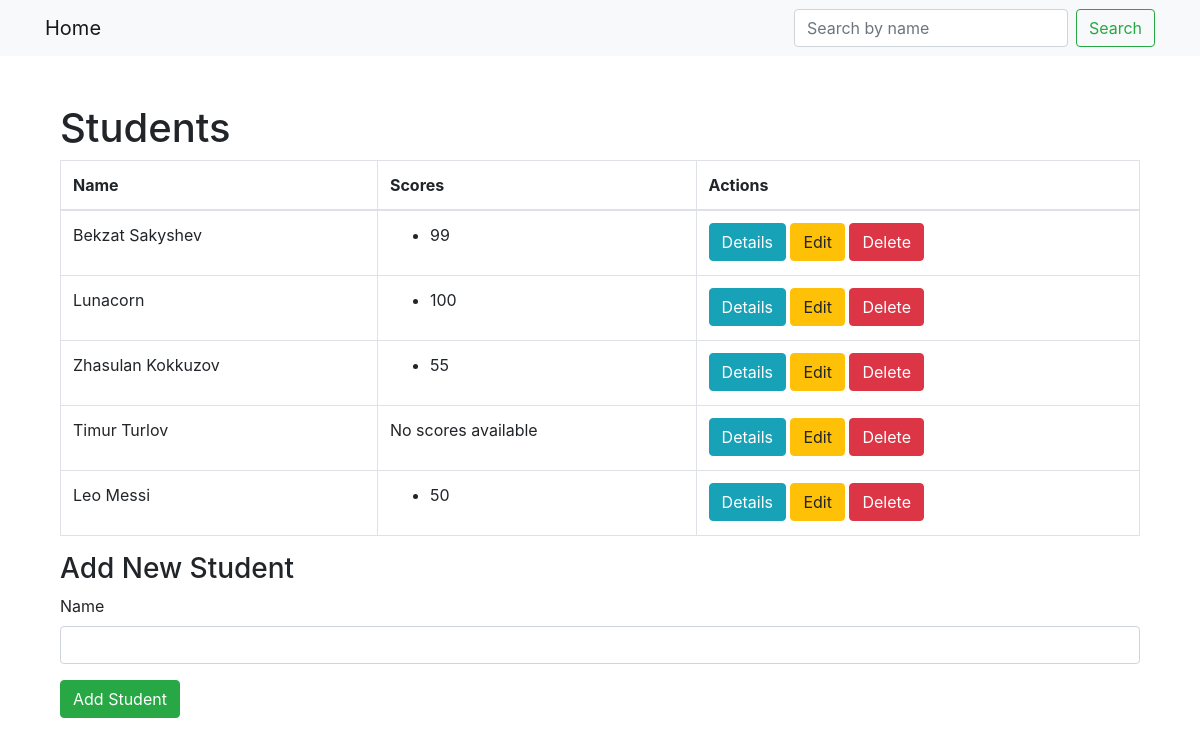
/students/, run on an earlier commit of the app's database.
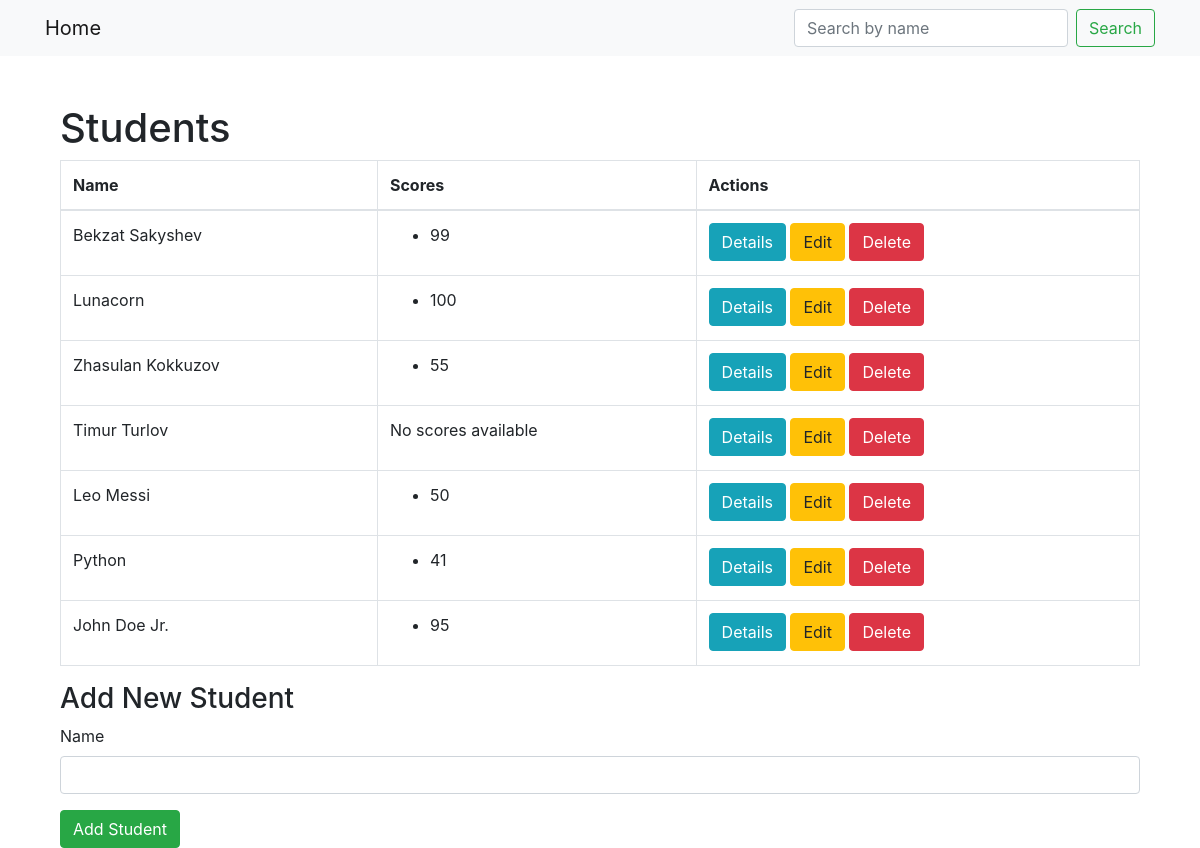
And on a later commit of the database.
### models.py (models this page shows)
class Student(Base):
    __tablename__ = "students"
    id = Column(Integer, primary_key=True, index=True)
    name = Column(String, index=True)
    scores = relationship("Score", back_populates="student", cascade="all, delete")

class Score(Base):
    __tablename__ = "scores"
    id = Column(Integer, primary_key=True, index=True)
    value = Column(Integer)
    student_id = Column(Integer, ForeignKey("students.id"))
    student = relationship("Student", back_populates="scores")

### main.py (the view)
@app.get("/students/", response_class=HTMLResponse, include_in_schema=False)
async def get_students(request: Request, db: Session = Depends(get_db)):
    students = crud.get_students(db)
    return templates.TemplateResponse("students.html", {"request": request, "students": students})

### templates/students.html (shortened to what this page needs)
{% extends "base.html" %}
{% block content %}
    <div class="container">
        <h1 class="mt-5">Students</h1>
        <table class="table table-bordered">
            <thead>
                <tr>
                    <th>Name</th>
                    <th>Scores</th>
                    <th>Actions</th>
                </tr>
            </thead>
            <tbody>
                {% for student in students %}
                <tr>
                    <td>{{ student.name }}</td>
                    <td>
                        {% if student.scores %}
                            <ul>
                                {% for score in student.scores %}
                                <li>{{ score.value }}</li>
                                {% endfor %}
                            </ul>
                        {% else %}
                            <p>No scores available</p>
                        {% endif %}
                    </td>
                    <td>
                        <a href="/students/{{ student.id }}" class="btn btn-info">Details</a>
                        <a href="/students/{{ student.id }}/edit" class="btn btn-warning">Edit</a>
                        <form action="/students/{{ student.id }}/delete" method="post" style="display: inline;">
                            <button type="submit" class="btn btn-danger">Delete</button>
                        </form>
                    </td>
                </tr>
                {% endfor %}
            </tbody>
        </table>
        <div class="mt-3">
            <h3>Add New Student</h3>
            <form action="/students/" method="post">
                <div class="form-group">
                    <label for="name">Name</label>
                    <input type="text" class="form-control" id="name" name="name" required>
                </div>
                <button type="submit" class="btn btn-success">Add Student</button>
            </form>
        </div>
    </div>
{% endblock %}

What changed in the data, as far as the page shows it:
added Student: name "Python"
added Score: value "41", shown under "Python"
added Student: name "John Doe Jr."
added Score: value "95", shown under "John Doe Jr."
